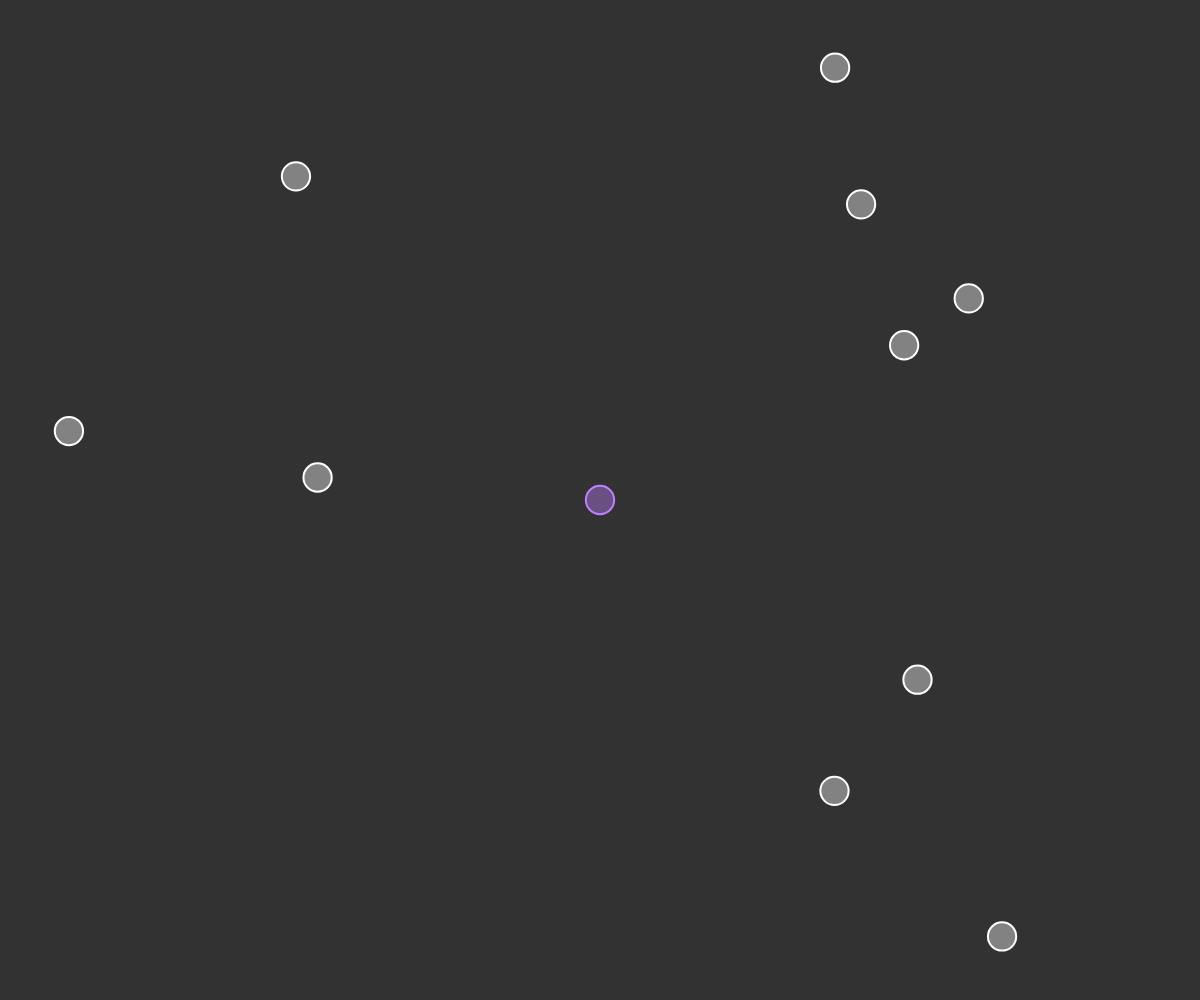
Frame 1 (no input)
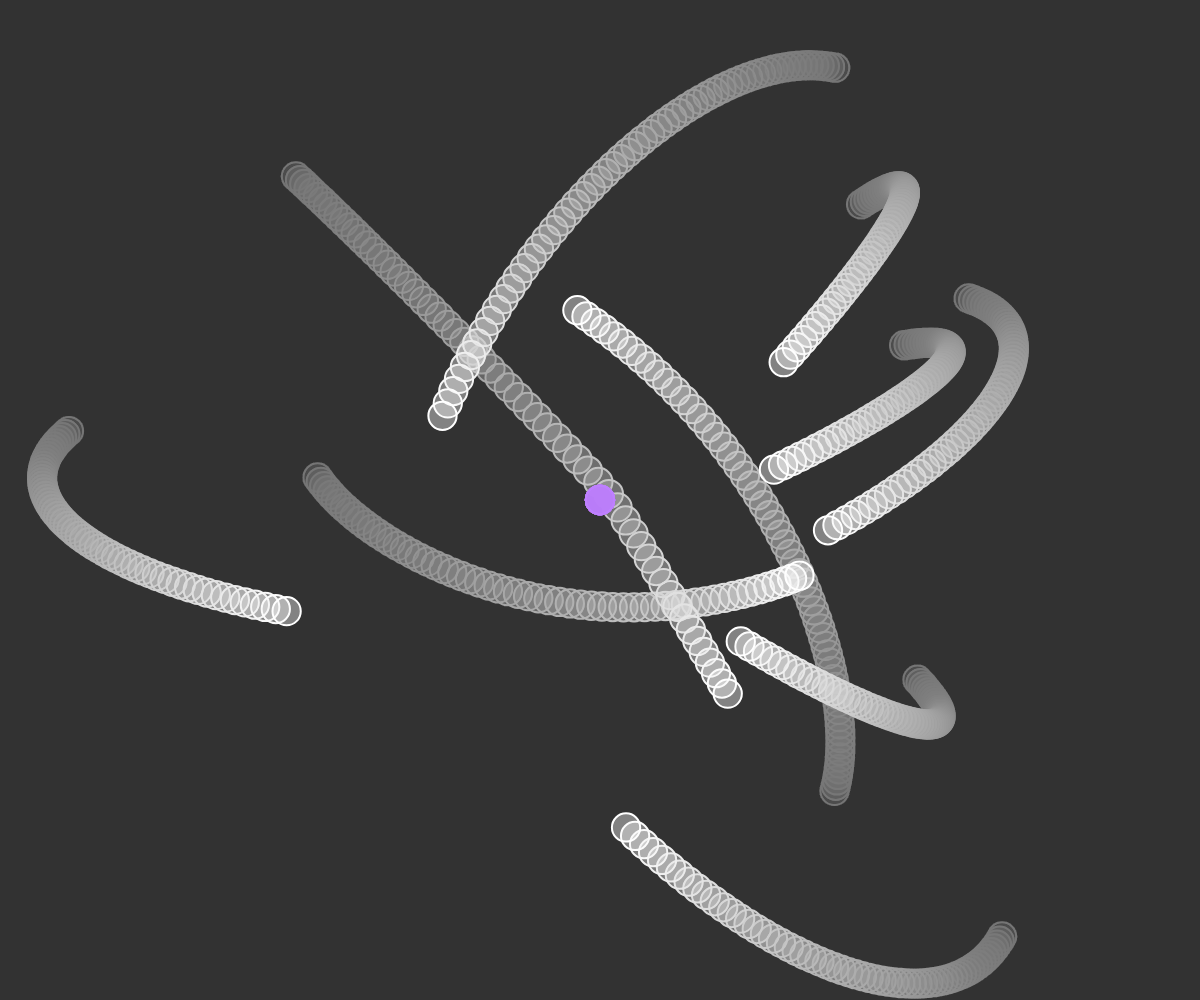
Frame 60 (no input)
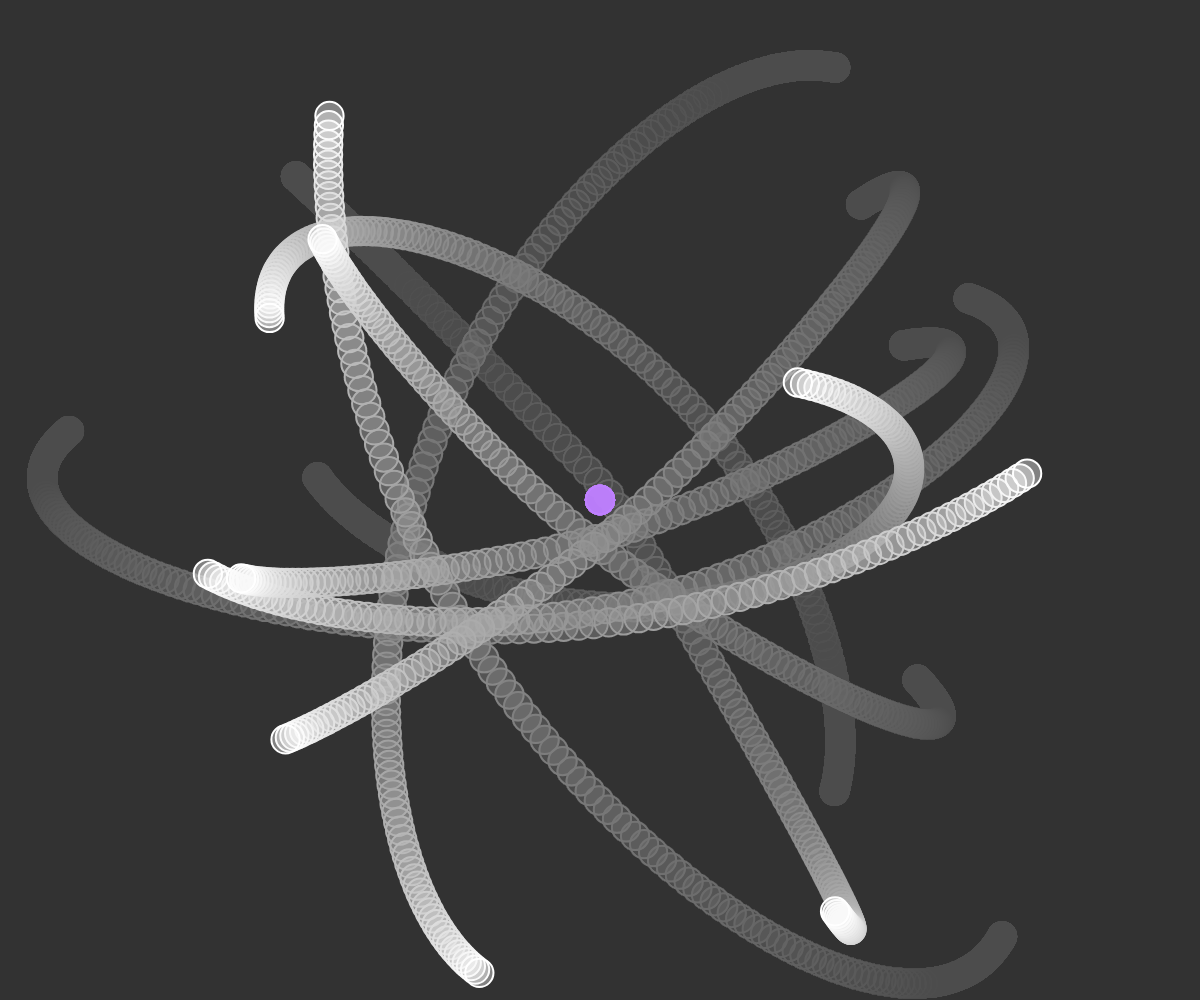
Frame 120 (the mouse pressed at the canvas centre since frame 60)

The p5.js sketch that drew these frames (run headless with seeded random() and noise() and a simulated clock; from frame 60 on, the mouse is pressed at the canvas centre):

// p5.js sketch
// ── sketch.js
const nbMover = 10;

let movers = [];
let attractor;

function windowResized() {
	resizeCanvas(windowWidth, windowHeight);
}

function setup() {
	createCanvas(windowWidth, windowHeight);
	
	for(let i = 0; i < nbMover; i++)
		movers[i] = new Mover(random(width), random(height), 50);

	attractor = new Attractor(width/2, height/2, 50);

	background(50);
}

function draw() {
	background(50, 5);

	//attractor.update();
	attractor.show();

	for(mover of movers){
		attractor.attract(mover);

		mover.update();
		mover.show();
	}
}
// ── Attractor.js
class Attractor{
    constructor(x, y, m=1){
        //Position of the Attractor
        this.position = createVector(x, y);
        //Velocity of the Attractor
        this.velocity = createVector();
        //Acceleration of the Attractor
        this.acceleration = createVector();

        //Mass of the Attractor
        this.mass = m;

        //Radius of the Attractor (depend of Mass)
        this.radius = sqrt(m) * 2;
    }

    attract(mover){
        let force = p5.Vector.sub(this.position, mover.position);
        let distanceSq = constrain(force.magSq(), 25, 1000);

        let G = 5;

        let strength = G * ((this.mass * mover.mass) / distanceSq);
        force.setMag(strength);

        mover.applyForce(force);    
    }

    update(){
        this.position.x = mouseX;
        this.position.y = mouseY;
    }

    show(){
        stroke(191, 128, 255);
        strokeWeight(2);

        fill(191, 128, 255, 100);
        ellipse(this.position.x, this.position.y, this.radius*2);
    }
}
// ── Mover.js
class Mover{
    constructor(x, y, m=1){
        //Position of the mover
        this.position = createVector(x, y);
        //Velocity of the mover
        this.velocity = p5.Vector.random2D();
        this.velocity.mult(5);
        //Acceleration of the mover
        this.acceleration = createVector();

        //Mass of the mover
        this.mass = m;

        //Radius of the mover (depend of Mass)
        this.radius = sqrt(m) * 2;
    }

    applyForce(force){
        this.acceleration.add(p5.Vector.div(force, this.mass));
    }

    drag(dragCoef){

        //=== Get Drag Direction ===
        // Get Velocity from mover
        let drag = this.velocity.copy();
        //Normalize Velocity to get Velocity Unit
        drag.normalize();
        //Multiply by -1
        drag.mult(-1);

        let speedSq = this.velocity.magSq();
        drag.setMag(dragCoef * speedSq);

        this.applyForce(drag);
    }

    update(){
        this.velocity.add(this.acceleration);
        this.position.add(this.velocity);
        this.acceleration.set(0, 0);
    }

    show(){
        stroke(255);
        strokeWeight(2);

        fill(255, 100);
        ellipse(this.position.x, this.position.y, this.radius*2);
    }
}
